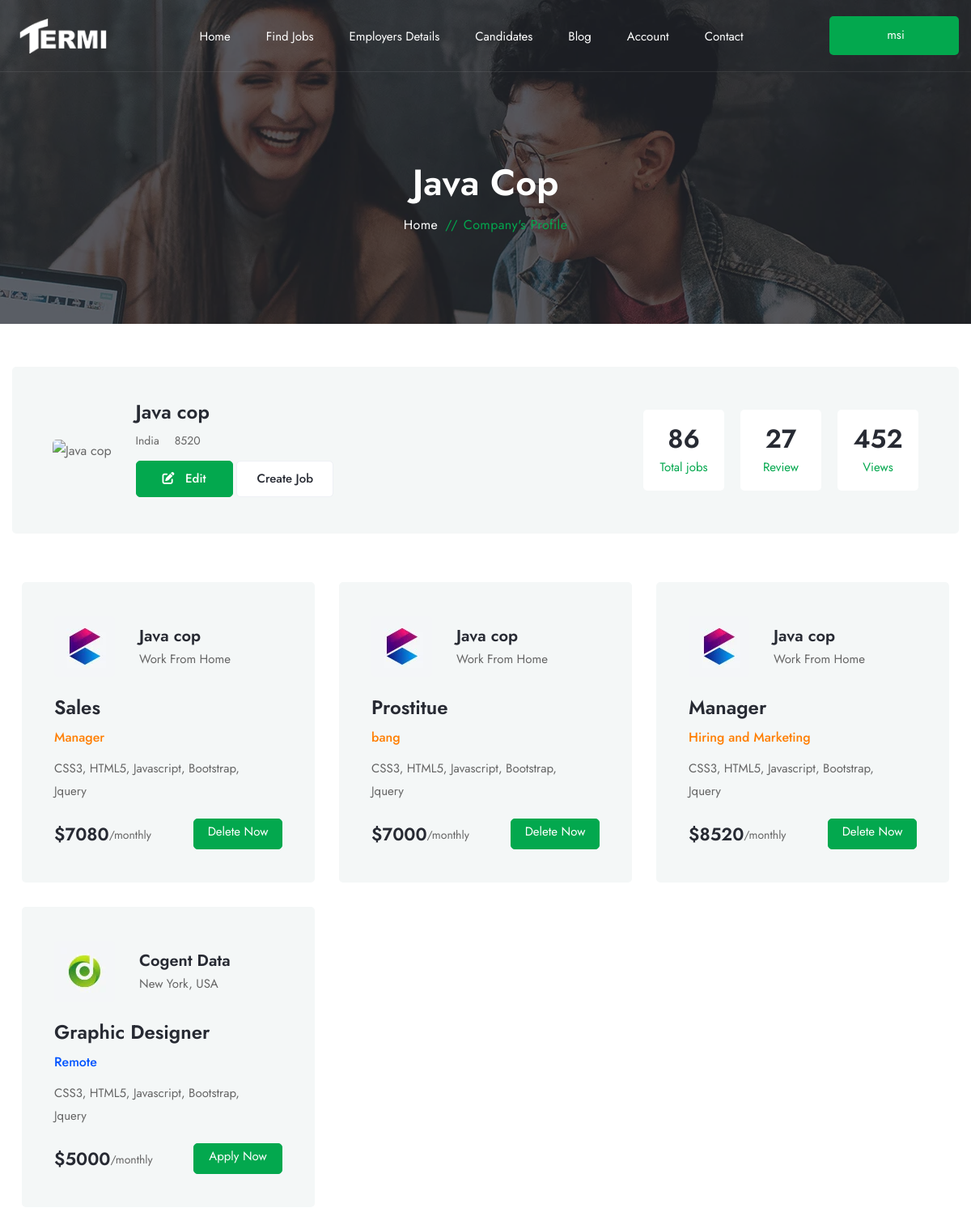
Page /company_profile/ (signed in, upper part) on the earlier database version.
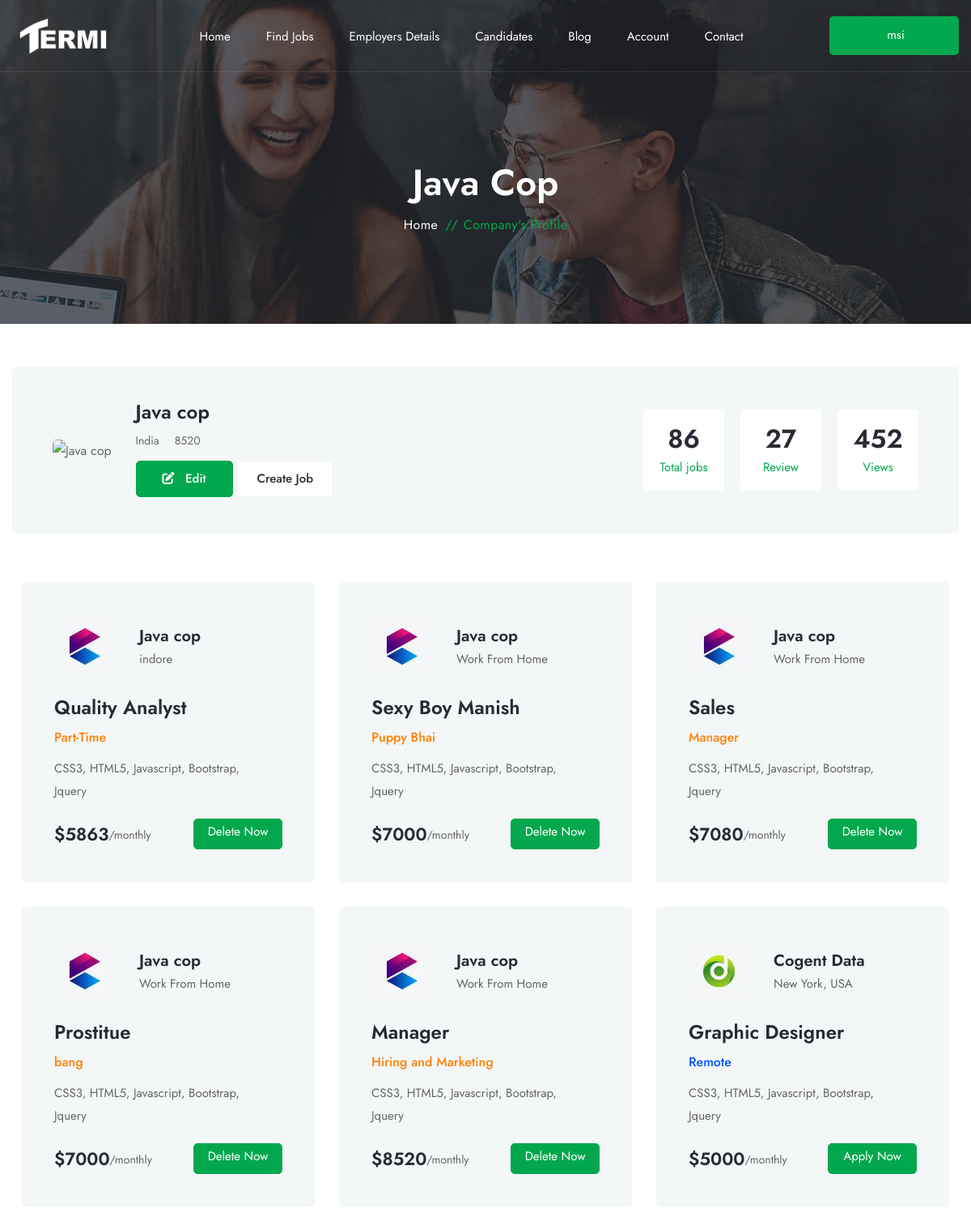
Same page on the later database version.
### intern/models.py (models this page shows, shortened)
class Job(models.Model):
    jcname = models.ForeignKey(Company_profile, on_delete=models.CASCADE)
    jposition = models.CharField(max_length=100)
    jtype = models.CharField(max_length=50)
    jcreated = models.DateTimeField(auto_now_add=True)
    jlocation = models.CharField(max_length=500, default="Work From Home")
    jsalary = models.IntegerField(default="7000")
    jdesc = models.CharField(max_length=1000)

class Company_profile(models.Model):
    user = models.OneToOneField(User, on_delete=models.DO_NOTHING)
    cname = models.CharField(max_length=100)
    cemail = models.EmailField(max_length=100)
    clocation = models.CharField(max_length=1000)
    cphone = models.CharField(null=True, blank=False, max_length=12)
    cimage = models.ImageField(
        blank=True, upload_to='cprofile_img')
    cdescription = models.CharField(max_length=5000)
    created_at = models.DateTimeField(auto_now=True)
    def __str__(self):
        return self.cname

### intern/views.py (the view)
# urls.py: path('company_profile/', views.company_profile, name='company_profile'),
def company_profile(request):
    current_user = request.user
    if current_user:
        company_obj = Company_profile.objects.filter(user=current_user).first()
        pro_job = reversed(Job.objects.filter(jcname=company_obj).all())
        return render(request, 'company_profile.html', {'company': company_obj, "job": pro_job})
    else:
        return render(request, 'company_profile.html')

### intern/templates/company_profile.html (shortened to what the changed rows need)
{% extends 'base.html' %} {% load static %} {% block content %}
  <div
    class="page-header-area sec-overlay sec-overlay-black"
    data-bg-img="{% static 'img/photos/bg2.webp' %}"
  >
    <div class="container pt--0 pb--0">
      <div class="row">
        <div class="col-12">
          <div class="page-header-content">
            <h2 class="title">{{company.cname}}</h2>
          </div>
        </div>
      </div>
    </div>
  </div>
  <section class="contact-area contact-page-area" style="margin-top: -200px">
    <div class="container">
      <div class="row contact-page-wrapper">
        <section
          class="recent-job-area recent-job-inner-area"
          style="margin-top: -120px"
        >
          <div class="container">
            <div class="row">
              {% for emp in job %}
              <div class="col-md-6 col-lg-4">
                <div class="recent-job-item recent-job-style2-item">
                  <div class="company-info">
                    <div class="logo">
                      <a href="company-details.html"
                        ><img
                          src="{% static 'img/companies/2.webp' %}"
                          width="75"
                          height="75"
                          alt="Image-HasTech"
                      /></a>
                    </div>
                    <div class="content">
                      <h4 class="name">
                        <a href="company-details.html"
                          >{{emp.jcname|truncatechars:25}}</a
                        >
                      </h4>
                      <p class="address">{{emp.jlocation}}</p>
                    </div>
                  </div>
                  <div class="main-content">
                    <h3 class="title">
                      <a href="job-details.html"
                        >{{emp.jposition|truncatechars:25}}</a
                      >
                    </h3>
                    <h5 class="work-type" data-text-color="#ff7e00">
                      {{emp.jtype}}
                    </h5>
                    <p class="desc">
                      CSS3, HTML5, Javascript, Bootstrap, Jquery
                    </p>
                  </div>
                  <div class="recent-job-info">
                    <div class="salary">
                      <h4>${{emp.jsalary}}</h4>
                      <p>/monthly</p>
                    </div>
                    <a
                      class="btn-theme btn-sm"
                      href="{% url 'remove_job' emp.id %}"
                      >Delete Now</a
                    >
                  </div>
                </div>
              </div>
              {% endfor %}
            </div>
          </div>
        </section>
      </div>
    </div>
  </section>
{% endblock content %}

Differences in the rows shown:
added Job: jcname "Java cop", jlocation "indore", jposition "Quality Analyst", jtype "Part-Time", jsalary "5863"
added Job: jcname "Java cop", jlocation "Work From Home", jposition "Sexy Boy Manish", jtype "Puppy Bhai", jsalary "7000"
